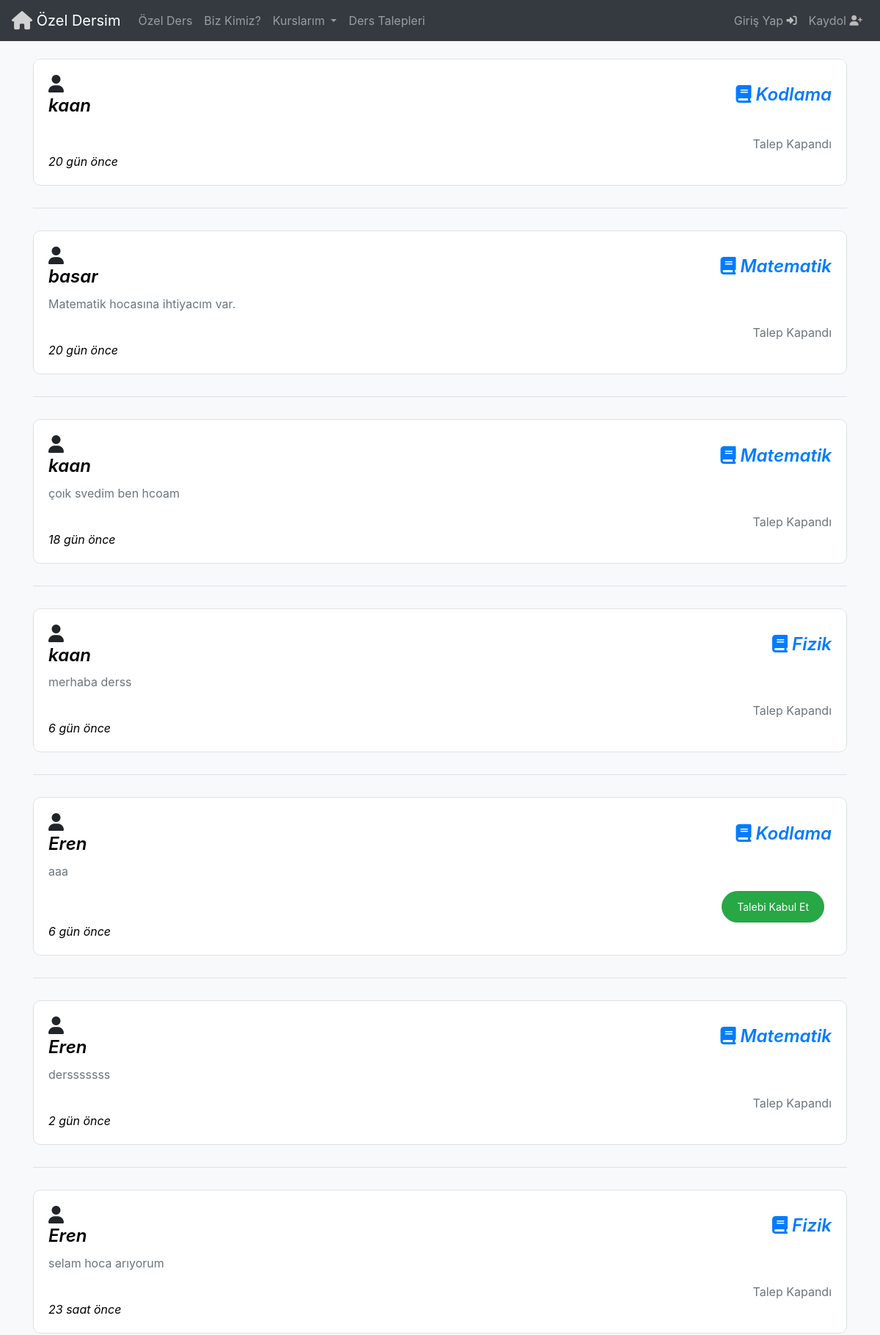
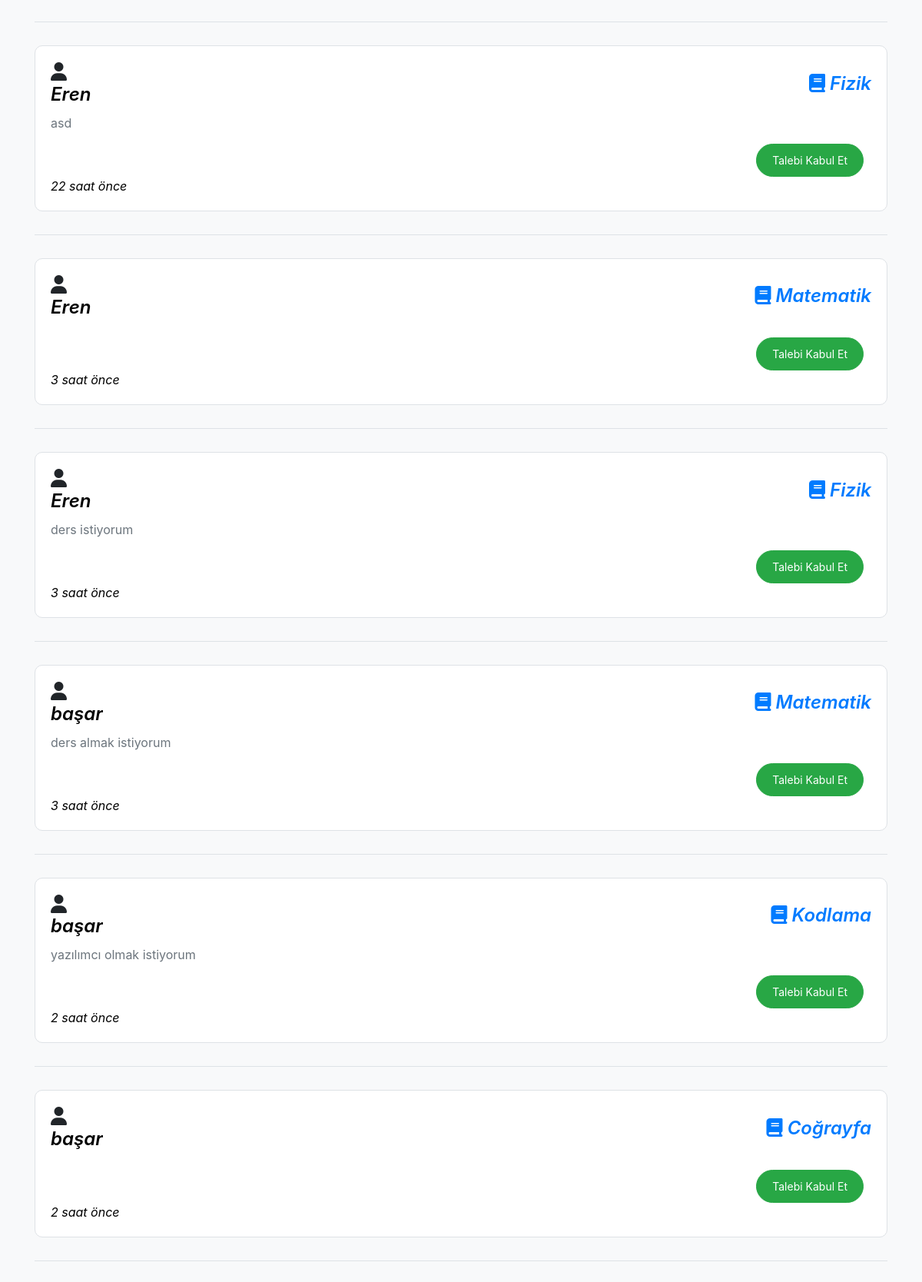
/derstalepleri/, run on the app's committed database (2 pictures, top to bottom).
### Base/models.py (models this page shows, shortened)
class DersTalepleri(models.Model):
  seviye = [
    ('ilkokul', 'İlkokul'),
    ('ortaokul', 'Ortaokul'),
    ('lise', 'Lise'),
    ('universite', 'Üniversite'),
    ('yukseklisans','Yüksek Lisans'),
  ]
  kullanici = models.ForeignKey(User, on_delete=models.CASCADE)
  isim = models.CharField(max_length=50)
  ders = models.ForeignKey(Ders, on_delete=models.CASCADE)
  talep_notu= models.TextField(max_length=200,null=True,blank=True)
  talep_durumu = models.BooleanField(default=False)
  min_butce = models.IntegerField(validators=[MinValueValidator(0)])
  max_butce = models.IntegerField(validators=[MaxValueValidator(10000)])
  ogrenci_seviyesi = models.CharField(max_length=50,choices=seviye)
  olusturulma_tarihi = models.DateTimeField(auto_now_add=True)
  konum = models.ForeignKey(Sehir, on_delete=models.CASCADE, null=True, blank=True, default=None)

class Ders(models.Model):
  ders = models.CharField(max_length=50)
  def __str__(self) :
    return self.ders

### Base/views.py (the view)
# urls.py: path('derstalepleri/', views.derstalepleri,name='DersTalepleri'),
def derstalepleri(request):
   derstalepleri = DersTalepleri.objects.all()
   context = {'derstalepleri': derstalepleri}
   return render(request, 'DersTalepleri.html',context)

### Templates/DersTalepleri.html (shortened to what this page needs)
{% include 'navbar.html' %}
<!DOCTYPE html>
<html lang="en">
  <head>
    <link
      href="https://maxcdn.bootstrapcdn.com/bootstrap/4.5.2/css/bootstrap.min.css"
      rel="stylesheet"
    />
  </head>
  <body>
    <div class="container mt-4">
       {% for derstalebi in derstalepleri %}
      <div class="request-card">
        <div class="d-flex justify-content-between align-items-center">
          <h5>
            <i class="fas fa-user"></i>
            <a style href="{% url 'TalepDetay' derstalebi.id %}" class="user-name">{{ derstalebi.kullanici }}</a>
          </h5>
          <h5>
            <i class="fas fa-book" style="color: #007bff"></i>
            <span class="lesson-name">{{ derstalebi.ders }}</span>
          </h5>
        </div>
        <p>{{ derstalebi.talep_notu }}</p>
        <div class="request-actions">
          {% if derstalebi.kullanici == request.user %}
          <div class="right-actions">
            <a
              href="{% url 'TalepDuzenle' derstalebi.id %}"
              class="btn btn-warning btn-sm btn-custom btn-warning-custom"
              >Talebi Düzenle</a
            >
            <a
              href="{% url 'TalepSil' derstalebi.id %}"
              class="btn btn-danger btn-sm btn-custom btn-danger-custom"
              >Talebi Sil</a
            >
          </div>
          {% else %} {% if derstalebi.talep_durumu == False %}
          <div class="right-actions">
            <a
              href="{% url 'TalepKabul' derstalebi.id %}"
              class="btn btn-success btn-sm btn-custom btn-success-custom"
              >Talebi Kabul Et</a
            >
          </div>
          {% else %}
          <span class="text-muted">Talep Kapandı</span>
          {% endif %} {% endif %}
        </div>
        <div
          class="timestamp"
          data-time="{{ derstalebi.olusturulma_tarihi }}"
          id="timestamp{{ forloop.counter }}"
        >
        </div>
      </div>
      <div class="divider"></div>
      {% endfor %}
    </div>
  </body>
</html>

### Templates/DersTalepleri.html (style rules this page uses)
body { background-color: #f8f9fa; }
.request-card { margin-bottom: 20px; border: 1px solid #dee2e6; border-radius: 10px; padding: 20px; background-color: #ffffff; transition: box-shadow 0.3s; width: 100%; max-width: 100%; }
.request-card h5 { margin: 0; font-size: 1.5rem; font-weight: 600; word-wrap: break-word; word-break: break-all; }
.request-card h5 a, .request-card p { overflow: hidden; text-overflow: ellipsis; white-space: nowrap; display: block; }
.request-card p { margin: 10px 0; color: #6c757d; }
.request-actions { margin-top: 15px; display: flex; justify-content: flex-end; }
.request-actions .right-actions { display: flex; }
.request-actions a { margin-right: 10px; }
.divider { margin: 30px 0; border-bottom: 1px solid #dee2e6; }
.btn-custom { border-radius: 50px; padding: 10px 20px; }
.btn-success-custom { background-color: #28a745; border-color: #28a745; }
.user-name { color: black; font-style: italic; }
.lesson-name { color: #007bff; font-style: italic; }
.timestamp { color: #000; font-style: italic; }

### data on the page
DersTalepleri: kullanici "kaan", ders "Kodlama", talep_durumu "Talep Kapandı"
DersTalepleri: kullanici "basar", ders "Matematik", talep_notu "Matematik hocasına ihtiyacım var.", talep_durumu "Talep Kapandı"
DersTalepleri: kullanici "kaan", ders "Matematik", talep_notu "çoık svedim ben hcoam", talep_durumu "Talep Kapandı"
DersTalepleri: kullanici "kaan", ders "Fizik", talep_notu "merhaba derss", talep_durumu "Talep Kapandı"
DersTalepleri: kullanici "Eren", ders "Kodlama", talep_notu "aaa", talep_durumu "Talebi Kabul Et"
DersTalepleri: kullanici "Eren", ders "Matematik", talep_notu "dersssssss", talep_durumu "Talep Kapandı"
DersTalepleri: kullanici "Eren", ders "Fizik", talep_notu "selam hoca arıyorum", talep_durumu "Talep Kapandı"
DersTalepleri: kullanici "Eren", ders "Fizik", talep_notu "asd", talep_durumu "Talebi Kabul Et"
DersTalepleri: kullanici "Eren", ders "Matematik", talep_durumu "Talebi Kabul Et"
DersTalepleri: kullanici "Eren", ders "Fizik", talep_notu "ders istiyorum", talep_durumu "Talebi Kabul Et"
DersTalepleri: kullanici "başar", ders "Matematik", talep_notu "ders almak istiyorum", talep_durumu "Talebi Kabul Et"
DersTalepleri: kullanici "başar", ders "Kodlama", talep_notu "yazılımcı olmak istiyorum", talep_durumu "Talebi Kabul Et"
DersTalepleri: kullanici "başar", ders "Coğrayfa", talep_durumu "Talebi Kabul Et"
